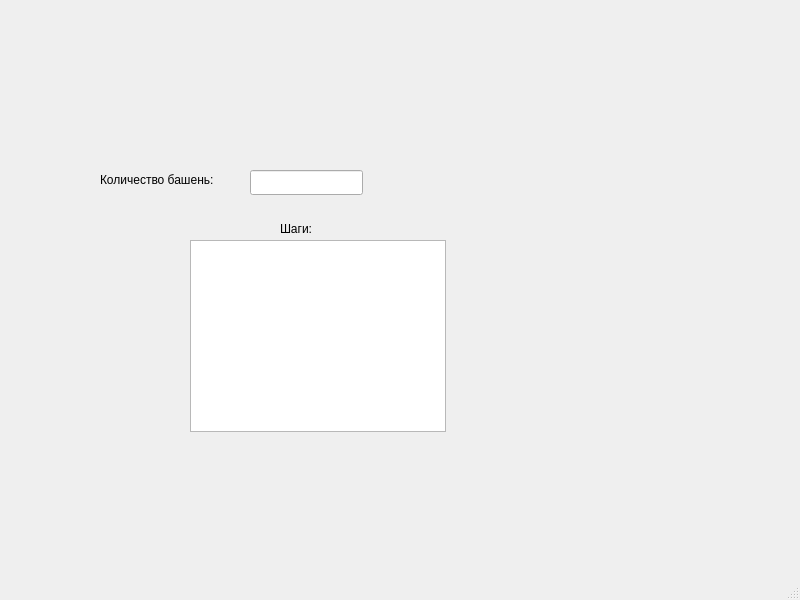
<?xml version="1.0" encoding="UTF-8"?>
<ui version="4.0">
 <class>MainWindow</class>
 <widget class="QMainWindow" name="MainWindow">
  <property name="geometry">
   <rect>
    <x>0</x>
    <y>0</y>
    <width>800</width>
    <height>600</height>
   </rect>
  </property>
  <property name="windowTitle">
   <string>MainWindow</string>
  </property>
  <widget class="QWidget" name="centralwidget">
   <widget class="QLineEdit" name="lineEdit">
    <property name="geometry">
     <rect>
      <x>250</x>
      <y>170</y>
      <width>113</width>
      <height>25</height>
     </rect>
    </property>
   </widget>
   <widget class="QTextBrowser" name="textBrowser">
    <property name="geometry">
     <rect>
      <x>190</x>
      <y>240</y>
      <width>256</width>
      <height>192</height>
     </rect>
    </property>
   </widget>
   <widget class="QLabel" name="label">
    <property name="geometry">
     <rect>
      <x>100</x>
      <y>170</y>
      <width>151</width>
      <height>20</height>
     </rect>
    </property>
    <property name="text">
     <string>Количество башень:</string>
    </property>
   </widget>
   <widget class="QLabel" name="label_2">
    <property name="geometry">
     <rect>
      <x>280</x>
      <y>220</y>
      <width>67</width>
      <height>17</height>
     </rect>
    </property>
    <property name="text">
     <string>Шаги:</string>
    </property>
   </widget>
  </widget>
  <widget class="QMenuBar" name="menubar">
   <property name="geometry">
    <rect>
     <x>0</x>
     <y>0</y>
     <width>800</width>
     <height>22</height>
    </rect>
   </property>
  </widget>
  <widget class="QStatusBar" name="statusbar"/>
 </widget>
 <resources/>
 <connections/>
</ui>
